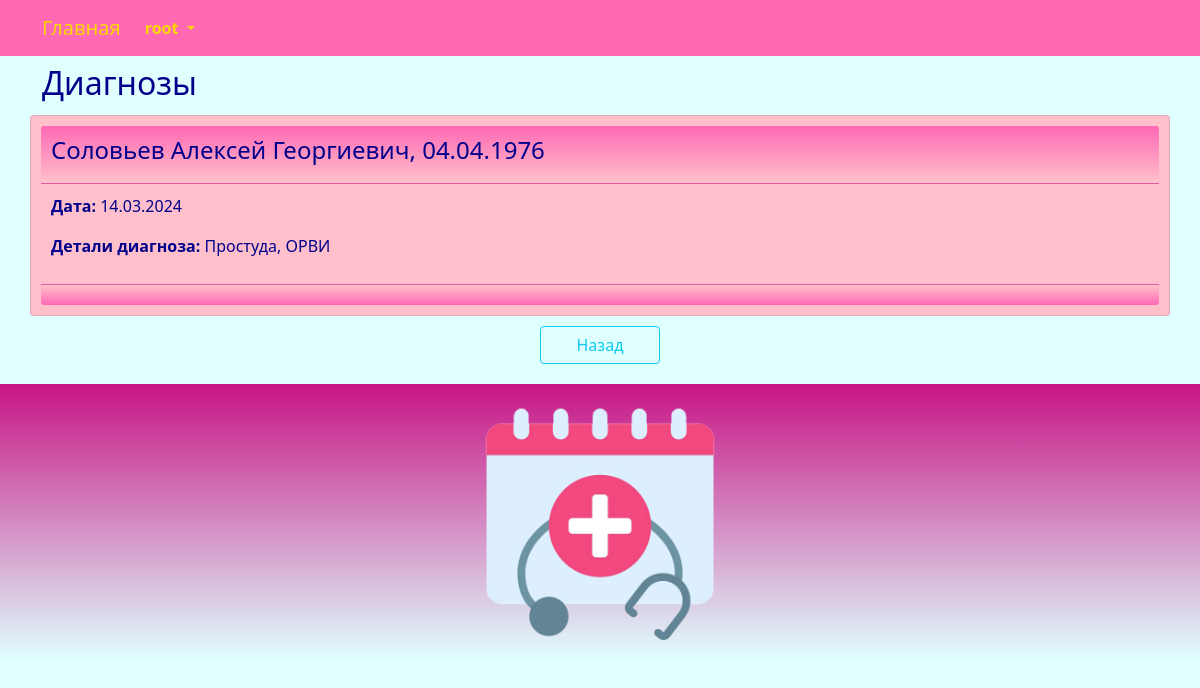
The app's page /diagnosis/read/1/1/ (signed in) with its own data.
### center/models.py (models this page shows, shortened)
class Diagnosis(models.Model):
    date_diagnosis = models.DateTimeField(_('date_diagnosis'))
    client = models.ForeignKey(Client, related_name='diagnosis_client', on_delete=models.CASCADE)
    diagnosis_details = models.TextField(_('diagnosis_details'), blank=True, null=True)
    class Meta:
        db_table = 'diagnosis'
        ordering = ['client']

class Client(models.Model):
    SEX_CHOICES = (
        ('М','М'),
        ('Ж', 'Ж'),
    )
    full_name = models.CharField(_('full_name'), max_length=128)
    birthday = models.DateTimeField(_('birthday'))
    sex = models.CharField(_('sex'), max_length=1, choices=SEX_CHOICES, default='М')
    address = models.CharField(_('address'), max_length=96)
    phone = models.CharField(_('phone'), max_length=64)
    class Meta:
        db_table = 'client'
        indexes = [
            models.Index(fields=['full_name']),
        ]
        ordering = ['full_name']
    def __str__(self):
        return "{}, {}".format(self.full_name, self.birthday.strftime('%d.%m.%Y'))

### center/views.py (the view)
# urls.py: path('diagnosis/read/<int:id>/<int:client_id>/', views.diagnosis_read, name='diagnosis_read'),
@login_required
@user_passes_test(lambda u: u.is_superuser)
def diagnosis_read(request, id, client_id):
    try:
        diagnosis = Diagnosis.objects.get(id=id)
        return render(request, "diagnosis/read.html", {"diagnosis": diagnosis, "client_id": client_id})
    except Diagnosis.DoesNotExist:
        return HttpResponseNotFound("<h2>Diagnosis not found</h2>")
    except Exception as exception:
        print(exception)
        return HttpResponse(exception)

### templates/diagnosis/read.html (shortened to what this page needs)
{% extends "base.html" %}
{% load i18n %}
{% block content %}
<h2>{% trans "diagnosis" %}</h2>
<div class="row justify-content-center">
	<div class="card" style="width:100%">
		<div class="card-header">
			<h4>{{ diagnosis.client }}</h4>
		</div>
		<div class="card-body">
			<p><strong>{% trans "date_diagnosis" %}: </strong>{{ diagnosis.date_diagnosis | date:"d.m.Y" }}</p>
			<p><strong>{% trans "diagnosis_details" %}: </strong>{{ diagnosis.diagnosis_details }}</p>
		</div>
		<div class="card-footer">
		</div>
	</div>
	<br>
	<div class="div-button-center">
		<a class="btn btn-outline-info" style="width:120px" href="{% url 'diagnosis_index' client_id%}">{% trans "Back" %}</a>
	</div>
</div>
{% endblock content %}

### templates/base.html (shortened to what this page needs)
<!DOCTYPE html>
{% load static %}
{% load i18n %}
<html>
	<head>
		<link rel="stylesheet" href="{% static 'css/bootstrap.min.css' %}">
		<link rel="stylesheet" href="{% static 'css/styles.css' %}" />
	</head>
	<nav class="navbar navbar-expand-lg justify-content-center">
		<div class="container">
			<div class="collapse navbar-collapse" id="mainMenu">
				<ul class="navbar-nav me-auto mb-2 mb-lg-0">
					<a class="navbar-brand" href="{{ HTTP_HOST }}/">{% trans "Home" %}</a>
					{% if user.is_authenticated %}
					<li class="nav-item dropdown">
						<a class="nav-link dropdown-toggle" href="#" id="navbarDropdown" role="button" data-bs-toggle="dropdown" aria-expanded="false">
							{{ user.username }}
						</a>
					</li>
					{% else %}
					<form class="form-inline ml-auto">
						<a href="{% url 'login' %}" class="btn btn-outline-secondary">{% trans "Log In" %}</a>
						<a href="{% url 'signup' %}" class="btn btn-primary ml-2">{% trans "Sign up" %}</a>
					</form>
					{% endif %}
				</ul>
			</div>
		</div>
	</nav>
	<body>
		<div class="container">
			{% block content%}{% endblock content %}
		</div>
	</body>
	<footer class="container-fluid text-center bg-lightgray">
		<div class="copyrights">
			<img src="{% static 'images/logo.png' %}" alt="logo" style="height:256px; padding: 10px;">
		</div>
	</footer>
</html>

### static/css/styles.css (style rules this page uses)
:root { --navbar-background-color: HotPink; --navbar-text-color: Gold; --main-background-color-light: LightCyan; --main-background-color-dark: HotPink; --main-text-color: DarkBlue; --main-header-color: DarkBlue; --main-text-attention-color: Purple; --footer-background-color-light: LightCyan; --footer-background-color-dark: MediumVioletRed; --footer-text-color: Teal; --card-background-color-light: Pink; --card-background-color-dark: HotPink; --card-text-color: SeaGreen; --table-background-color-light: LightCyan; --table-background-color-dark: #F5F5F5; --table-text-color: DarkBlue; --star-size: 30px; --star-color: LightYellow; --star-background: Yellow ; }
.navbar { background-color: var(--navbar-background-color); color: var(--navbar-text-color); }
.navbar .navbar-nav, .navbar .navbar-nav .navbar-text { color: var(--navbar-text-color); }
.navbar ul { background-color: var(--navbar-background-color); color: var(--navbar-text-color); }
.navbar li { background-color: var(--navbar-background-color); color: var(--navbar-text-color); }
.navbar a { background-color: var(--navbar-background-color); color: var(--navbar-text-color); }
.navbar-brand { background-color: var(--navbar-background-color); color: var(--navbar-text-color); }
.nav-item { background-color: var(--navbar-background-color); color: var(--navbar-text-color); font-weight: bold; }
body { background-color: var(--main-background-color-light); }
h1, h2, h3, h4, h5, h6 { color: var(--main-header-color); }
p, ul, li, label { color: var(--main-text-color); }
.card { background-color: var(--card-background-color-light); color: var(--card-text-color); margin-top: 5px; padding: 10px; }
.card-header { background-image: linear-gradient(top, var(--card-background-color-dark), var(--card-background-color-light)); background-image: -o-linear-gradient(top, var(--card-background-color-dark), var(--card-background-color-light)); background-image: -moz-linear-gradient(top, var(--card-background-color-dark), var(--card-background-color-light)); background-image: -webkit-linear-gradient(top, var(--card-background-color-dark), var(--card-background-color-light)); color: var(--card-text-color); padding: 10px; }
.card-body { background-color: var(--card-background-color-light); color: var(--card-text-color); padding: 10px; }
.card-footer { background-image: linear-gradient(top, var(--card-background-color-light), var(--card-background-color-dark)); background-image: -o-linear-gradient(top, var(--card-background-color-light), var(--card-background-color-dark)); background-image: -moz-linear-gradient(top, var(--card-background-color-light), var(--card-background-color-dark)); background-image: -webkit-linear-gradient(top, var(--card-background-color-light), var(--card-background-color-dark)); color: var(--card-text-color); padding: 10px; }
.div-button-center { text-align: center; padding: 10px; }
footer { background-image: linear-gradient(top, var(--footer-background-color-dark), var(--footer-background-color-light)); background-image: -o-linear-gradient(top, var(--footer-background-color-dark), var(--footer-background-color-light)); background-image: -moz-linear-gradient(top, var(--footer-background-color-dark), var(--footer-background-color-light)); background-image: -webkit-linear-gradient(top, var(--footer-background-color-dark), var(--footer-background-color-light)); margin-top: 10px; padding: 10px; }

### records on screen
Diagnosis: client "Соловьев Алексей Георгиевич, 04.04.1976", date_diagnosis "14.03.2024", diagnosis_details "Простуда, ОРВИ"

### other values on screen
{{ user.username }} "root"
